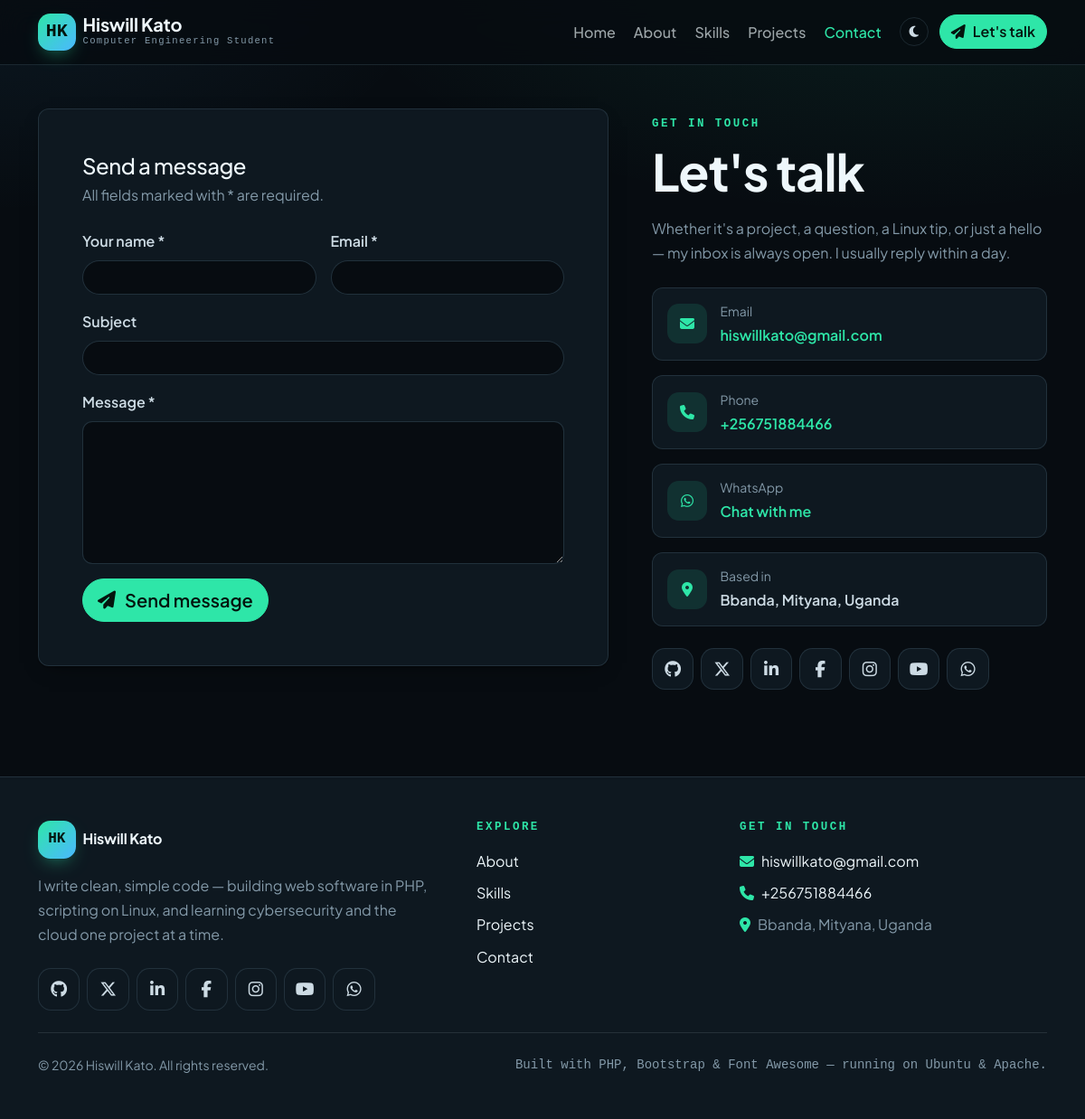
The page /contact.php on the database its author committed.
### tables this page shows
CREATE TABLE profile (
  id        INT UNSIGNED NOT NULL AUTO_INCREMENT,
  name      VARCHAR(80)  NOT NULL,
  alias     VARCHAR(40)  NOT NULL DEFAULT '',
  title     VARCHAR(120) NOT NULL,
  tagline   VARCHAR(200) NOT NULL DEFAULT '',
  bio       TEXT         NOT NULL,
  about     MEDIUMTEXT   NOT NULL,
  location  VARCHAR(120) NOT NULL DEFAULT '',
  campus    VARCHAR(160) NOT NULL DEFAULT '',
  degree    VARCHAR(160) NOT NULL DEFAULT '',
  email     VARCHAR(160) NOT NULL DEFAULT '',
  phone     VARCHAR(40)  NOT NULL DEFAULT '',
  avatar    VARCHAR(200) NOT NULL DEFAULT '',
  resume    VARCHAR(200) NOT NULL DEFAULT '',
  available TINYINT(1)   NOT NULL DEFAULT 1,
  updated   TIMESTAMP    NOT NULL DEFAULT CURRENT_TIMESTAMP ON UPDATE CURRENT_TIMESTAMP,
  PRIMARY KEY (id)
);

CREATE TABLE socials (
  id     INT UNSIGNED NOT NULL AUTO_INCREMENT,
  name   VARCHAR(40)  NOT NULL,
  handle VARCHAR(80)  NOT NULL,
  url    VARCHAR(255) NOT NULL DEFAULT '',
  icon   VARCHAR(60)  NOT NULL DEFAULT '',
  color  VARCHAR(20)  NOT NULL DEFAULT '',
  sort   INT UNSIGNED NOT NULL DEFAULT 0,
  shown  TINYINT(1)   NOT NULL DEFAULT 1,
  PRIMARY KEY (id)
);

### app/db.php (called while the page is built, shortened)
<?php
function db(): mysqli
{
    static $conn = null;
    if ($conn === null) {
        try {
            $conn = new mysqli(DB_HOST, DB_USER, DB_PASS, DB_NAME);
            $conn->set_charset('utf8mb4');
        } catch (mysqli_sql_exception $problem) {
            http_response_code(503);
            $detail = SHOW_ERRORS ? '<p><code>' . htmlspecialchars($problem->getMessage()) . '</code></p>' : '';
            exit('<!doctype html><meta charset="utf-8"><title>Database unavailable</title>'
                . '<div style="font:16px/1.6 system-ui;max-width:36rem;margin:14vh auto;padding:0 1.5rem">'
                . '<h1 style="font-size:1.4rem">The database is not reachable.</h1>'
                . $detail
                . '<p>Check the <code>DB_*</code> values in <code>app/config.php</code> and that MariaDB is running.</p>'
                . '</div>');
        }
    }
    return $conn;
}
function query(string $sql, array $args = []): mysqli_stmt
{
    $statement = db()->prepare($sql);
    $statement->execute();
    return $statement;
}
function one(string $sql, array $args = []): ?array
{
    $row = query($sql, $args)->get_result()->fetch_assoc();
    return $row ?: null;
}
function all(string $sql, array $args = []): array
{
    return query($sql, $args)->get_result()->fetch_all(MYSQLI_ASSOC);
}

### app/data.php (called while the page is built, shortened)
<?php
function me(): array
{
    static $me = null;
    if ($me === null) {
        $me = one('SELECT * FROM profile ORDER BY id LIMIT 1') ?? [];
    }
    return $me;
}
function socials(): array
{
    return all('SELECT * FROM socials WHERE shown = 1 ORDER BY sort, id');
}

### app/parts/socials.php (the view, shortened to what this page needs)
<?php
$socials = socials();
?>
<div class="d-flex flex-wrap gap-2">
    <?php foreach ($socials as $item): ?>
        <?php if ($item['url'] !== ''): ?>
            <a class="social" href="<?= e($item['url']) ?>" target="_blank" rel="noopener"
               style="--brand: <?= e($item['color'] ?: 'var(--bs-primary)') ?>"
               title="<?= e($item['name'] . ' — ' . $item['handle']) ?>"
               aria-label="<?= e($item['name']) ?>">
                <?= icon($item['icon']) ?>
            </a>
        <?php endif; ?>
    <?php endforeach; ?>
</div>

### app/parts/header.php (shortened to what this page needs)
<?php
$me     = me();
$active = $section ?? '';
$about = $me['tagline'] ?? ('The personal website of ' . OWNER);
$nav = [
    'home'     => ['Home', ''],
    'about'    => ['About', 'about'],
    'skills'   => ['Skills', 'skills'],
    'projects' => ['Projects', 'projects'],
    'contact'  => ['Contact', 'contact'],
];
?>
<!doctype html>
<html lang="en" data-theme="dark" data-bs-theme="dark">
<head>
<link rel="stylesheet" href="<?= asset('css/bootstrap.min.css') ?>">
<link rel="stylesheet" href="<?= asset('css/all.min.css') ?>">
<link rel="stylesheet" href="<?= asset('css/style.css') ?>">
<?php
$place = array_values(array_filter(array_map('trim', explode(',', (string) ($me['location'] ?? '')))));
$card = array_filter([
    '@context'      => 'https://schema.org',
    '@type'         => 'Person',
    'name'          => $me['name'] ?? OWNER,
    'alternateName' => ALIAS,
    'url'           => url(),
    'jobTitle'      => $me['title'] ?? '',
    'description'   => $about,
    'email'         => 'mailto:' . ($me['email'] ?? EMAIL),
    'alumniOf'      => ($me['campus'] ?? '') === '' ? null : ['@type' => 'CollegeOrUniversity', 'name' => $me['campus']],
    'address'       => $place === [] ? null : array_filter([
        '@type'           => 'PostalAddress',
        'addressLocality' => $place[0] ?? null,
        'addressRegion'   => $place[1] ?? null,
        'addressCountry'  => $place[2] ?? 'UG',
    ]),
    'sameAs'        => array_values(array_filter(array_column(socials(), 'url'))),
]);
?>
</head>
<body>
<header class="site-header">
    <nav class="navbar navbar-expand-lg" aria-label="Main">
        <div class="container">
            <a class="navbar-brand d-flex align-items-center gap-2" href="<?= url() ?>">
                <span class="brand-mark"><?= e(initials($me['name'] ?? OWNER)) ?></span>
                <span class="d-flex flex-column">
                    <span class="brand-name"><?= e($me['name'] ?? OWNER) ?></span>
                    <span class="brand-tagline d-none d-sm-block"><?= e($me['title'] ?? '') ?></span>
                </span>
            </a>
            <?= themeToggle('d-lg-none ms-auto') ?>
            <div class="collapse navbar-collapse" id="navmenu">
                <ul class="navbar-nav ms-auto align-items-lg-center gap-lg-1 mt-3 mt-lg-0">
                    <?php foreach ($nav as $key => [$text, $path]): ?>
                        <li class="nav-item">
                            <a class="nav-link<?= $active === $key ? ' active' : '' ?>"
                               <?= $active === $key ? 'aria-current="page"' : '' ?>
                               href="<?= url($path) ?>"><?= e($text) ?></a>
                        </li>
                    <?php endforeach; ?>
                    <li class="nav-item d-none d-lg-block ms-lg-2">
                        <?= themeToggle('btn-sm') ?>
                    </li>
                    <li class="nav-item mt-2 mt-lg-0 ms-lg-2">
                        <a class="btn btn-primary" href="<?= url('contact') ?>">
                            <?= icon('fa-solid fa-paper-plane') ?> Let's talk
                        </a>
                    </li>
                </ul>
            </div>
        </div>
    </nav>
</header>
<main id="main">

### app/functions.php (shortened to what this page needs)
<?php
function e(mixed $value): string
{
    return htmlspecialchars((string) $value, ENT_QUOTES, 'UTF-8');
}
function url(string $path = ''): string
{
    if (BASE_URL !== '') {
        $base = rtrim(BASE_URL, '/');
    } else {
        $scheme = (($_SERVER['HTTPS'] ?? '') === 'on') ? 'https' : 'http';
        $base = $scheme . '://' . ($_SERVER['HTTP_HOST'] ?? 'localhost');
    }
    return $path === '' ? $base : $base . '/' . ltrim($path, '/');
}
function asset(string $path): string
{
    return url('assets/' . ltrim($path, '/'));
}
function initials(string $name): string
{
    $parts = preg_split('/\s+/', trim($name)) ?: [];
    $letters = array_map(static fn (string $word): string => mb_strtoupper(mb_substr($word, 0, 1)), $parts);
    return implode('', array_slice($letters, 0, 2));
}
function icon(string $classes): string
{
    return '<i class="' . e($classes) . '" aria-hidden="true"></i>';
}
function themeToggle(string $extra = ''): string
{
    $extra = $extra === '' ? '' : ' ' . $extra;
    return '<button type="button" class="btn btn-ghost rounded-circle theme-toggle' . $extra
        . '" aria-label="Switch theme">'
        . icon('fa-solid fa-moon') . icon('fa-solid fa-sun') . '</button>';
}

### contact.php (shortened to what this page needs)
<?php
require __DIR__ . '/app/init.php';
$me     = me();
$old    = ['name' => '', 'email' => '', 'subject' => '', 'body' => ''];
$section     = 'contact';
require __DIR__ . '/app/parts/header.php';
?>
<section class="container py-5">
    <div class="row g-4 g-lg-5">
        <div class="col-lg-7">
            <div class="card p-4 p-lg-5">
                <h2 class="h4 mb-1">Send a message</h2>
                <p class="text-body-secondary mb-4">All fields marked with * are required.</p>
                <form method="post" action="<?= url('contact') ?>" novalidate>
                    <div class="row g-3">
                        <div class="col-md-6">
                            <label class="form-label fw-semibold" for="name">Your name *</label>
                            <input class="form-control" id="name" name="name" value="<?= e($old['name']) ?>" required>
                        </div>
                        <div class="col-md-6">
                            <label class="form-label fw-semibold" for="email">Email *</label>
                            <input class="form-control" id="email" name="email" type="email" value="<?= e($old['email']) ?>" required>
                        </div>
                        <div class="col-12">
                            <label class="form-label fw-semibold" for="subject">Subject</label>
                            <input class="form-control" id="subject" name="subject" value="<?= e($old['subject']) ?>">
                        </div>
                        <div class="col-12">
                            <label class="form-label fw-semibold" for="body">Message *</label>
                            <textarea class="form-control" id="body" name="body" rows="6" required><?= e($old['body']) ?></textarea>
                        </div>
                        <div class="col-12">
                            <button class="btn btn-primary btn-lg" type="submit">
                                <?= icon('fa-solid fa-paper-plane') ?> Send message
                            </button>
                        </div>
                    </div>
                </form>
            </div>
        </div>
        <div class="col-lg-5">
            <span class="eyebrow">Get in touch</span>
            <h1 class="display-4 mt-2 mb-3">Let's talk</h1>
            <p class="text-body-secondary mb-4">
                Whether it's a project, a question, a Linux tip, or just a hello — my
                inbox is always open. I usually reply within a day.
            </p>
            <div class="d-grid gap-3 mb-4">
                <a class="contact-line" href="mailto:<?= e($me['email'] ?? EMAIL) ?>">
                    <span class="contact-icon"><?= icon('fa-solid fa-envelope') ?></span>
                    <span>
                        <span class="d-block text-body-secondary small">Email</span>
                        <span class="fw-semibold"><?= e($me['email'] ?? EMAIL) ?></span>
                    </span>
                </a>
                <a class="contact-line" href="tel:<?= e(preg_replace('/\s+/', '', $me['phone'] ?? '')) ?>">
                    <span class="contact-icon"><?= icon('fa-solid fa-phone') ?></span>
                    <span>
                        <span class="d-block text-body-secondary small">Phone</span>
                        <span class="fw-semibold"><?= e($me['phone'] ?? '') ?></span>
                    </span>
                </a>
                <a class="contact-line" href="https://wa.me/<?= e(preg_replace('/\D/', '', $me['phone'] ?? '')) ?>" target="_blank" rel="noopener">
                    <span class="contact-icon"><?= icon('fa-brands fa-whatsapp') ?></span>
                    <span>
                        <span class="d-block text-body-secondary small">WhatsApp</span>
                        <span class="fw-semibold">Chat with me</span>
                    </span>
                </a>
                <div class="contact-line">
                    <span class="contact-icon"><?= icon('fa-solid fa-location-dot') ?></span>
                    <span>
                        <span class="d-block text-body-secondary small">Based in</span>
                        <span class="fw-semibold"><?= e($me['location'] ?? '') ?></span>
                    </span>
                </div>
            </div>
            <?php require __DIR__ . '/app/parts/socials.php'; ?>
        </div>
    </div>
</section>
<?php require __DIR__ . '/app/parts/footer.php'; ?>

### app/parts/footer.php (shortened to what this page needs)
<?php
$me      = me();
$socials = socials();
?>
</main>
<footer class="site-footer mt-5">
    <div class="container py-5">
        <div class="row g-4 g-lg-5">
            <div class="col-lg-5">
                <a class="navbar-brand d-inline-flex align-items-center gap-2 mb-3" href="<?= url() ?>">
                    <span class="brand-mark"><?= e(initials($me['name'] ?? OWNER)) ?></span>
                    <span class="brand-name"><?= e($me['name'] ?? OWNER) ?></span>
                </a>
                <p class="text-body-secondary mb-4" style="max-width: 30rem">
                    <?= e($me['tagline'] ?? '') ?>
                </p>
                <?php if ($socials !== []): ?>
                    <div class="d-flex flex-wrap gap-2">
                        <?php foreach ($socials as $item): ?>
                            <a class="social" href="<?= e($item['url'] ?: url('contact')) ?>"
                               <?= $item['url'] !== '' ? 'target="_blank" rel="noopener"' : '' ?>
                               style="--brand: <?= e($item['color'] ?: 'var(--bs-primary)') ?>"
                               title="<?= e($item['name']) ?>" aria-label="<?= e($item['name']) ?>">
                                <?= icon($item['icon']) ?>
                            </a>
                        <?php endforeach; ?>
                    </div>
                <?php endif; ?>
            </div>
            <div class="col-6 col-lg-3">
                <h6 class="eyebrow mb-3">Explore</h6>
                <ul class="list-unstyled d-grid gap-2 mb-0">
                    <li><a class="link-body-emphasis text-decoration-none" href="<?= url('about') ?>">About</a></li>
                    <li><a class="link-body-emphasis text-decoration-none" href="<?= url('skills') ?>">Skills</a></li>
                    <li><a class="link-body-emphasis text-decoration-none" href="<?= url('projects') ?>">Projects</a></li>
                    <li><a class="link-body-emphasis text-decoration-none" href="<?= url('contact') ?>">Contact</a></li>
                </ul>
            </div>
            <div class="col-6 col-lg-4">
                <h6 class="eyebrow mb-3">Get in touch</h6>
                <ul class="list-unstyled d-grid gap-2 mb-0">
                    <li>
                        <a class="link-body-emphasis text-decoration-none text-break" href="mailto:<?= e($me['email'] ?? EMAIL) ?>">
                            <?= icon('fa-solid fa-envelope me-2 text-primary') ?><?= e($me['email'] ?? EMAIL) ?>
                        </a>
                    </li>
                    <li>
                        <a class="link-body-emphasis text-decoration-none text-break" href="tel:<?= e(preg_replace('/\s+/', '', $me['phone'] ?? '')) ?>">
                            <?= icon('fa-solid fa-phone me-2 text-primary') ?><?= e($me['phone'] ?? '') ?>
                        </a>
                    </li>
                    <li class="text-body-secondary">
                        <?= icon('fa-solid fa-location-dot me-2 text-primary') ?><?= e($me['location'] ?? '') ?>
                    </li>
                </ul>
            </div>
        </div>
        <hr class="my-4">
        <div class="d-flex flex-column flex-sm-row justify-content-between align-items-center gap-2 small text-body-secondary">
            <span>&copy; <span data-year><?= date('Y') ?></span> <?= e($me['name'] ?? OWNER) ?>. All rights reserved.</span>
            <span class="mono">Built with PHP, Bootstrap &amp; Font Awesome — running on Ubuntu &amp; Apache.</span>
        </div>
    </div>
</footer>
</body>
</html>

### rows shown on the page
profile: name "HK", name "Hiswill Kato", title "Computer Engineering Student", email "hiswillkato@gmail.com", phone "+256751884466", location "Bbanda, Mityana, Uganda", tagline "I write clean, simple code — building web software in PHP, scripting on Linux, and learning cybersecurity and the cloud one project at a time."

### other values the page prints
$text "Home"
$text "About"
$text "Skills"
$text "Projects"
$text "Contact"
